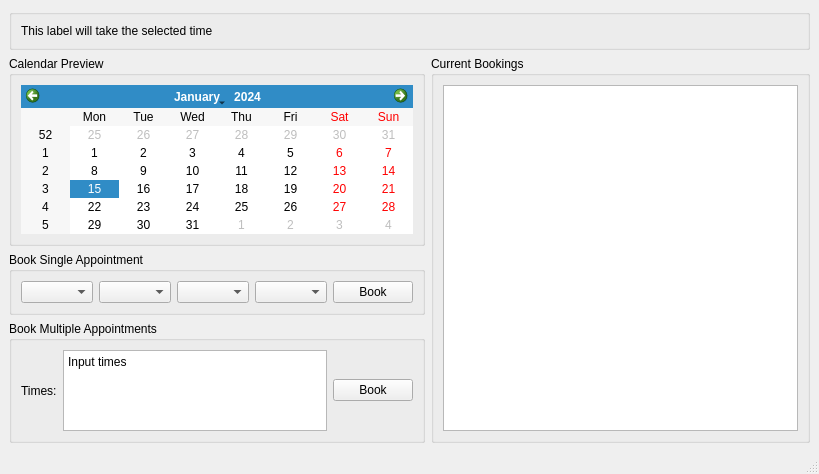
<?xml version="1.0" encoding="UTF-8"?>
<ui version="4.0">
 <class>MainWindow</class>
 <widget class="QMainWindow" name="MainWindow">
  <property name="geometry">
   <rect>
    <x>0</x>
    <y>0</y>
    <width>819</width>
    <height>474</height>
   </rect>
  </property>
  <property name="windowTitle">
   <string>MainWindow</string>
  </property>
  <widget class="QWidget" name="centralwidget">
   <layout class="QGridLayout" name="gridLayout">
    <item row="0" column="0" colspan="2">
     <widget class="QGroupBox" name="groupBox_2">
      <property name="title">
       <string/>
      </property>
      <layout class="QVBoxLayout" name="verticalLayout">
       <item>
        <widget class="QLabel" name="label">
         <property name="text">
          <string>This label will take the selected time</string>
         </property>
        </widget>
       </item>
      </layout>
     </widget>
    </item>
    <item row="2" column="0">
     <widget class="QGroupBox" name="groupBox_4">
      <property name="sizePolicy">
       <sizepolicy hsizetype="Expanding" vsizetype="Preferred">
        <horstretch>0</horstretch>
        <verstretch>0</verstretch>
       </sizepolicy>
      </property>
      <property name="title">
       <string>Book Single Appointment</string>
      </property>
      <layout class="QHBoxLayout" name="horizontalLayout_3">
       <item>
        <widget class="QComboBox" name="comboBox">
         <property name="sizePolicy">
          <sizepolicy hsizetype="Expanding" vsizetype="Expanding">
           <horstretch>0</horstretch>
           <verstretch>0</verstretch>
          </sizepolicy>
         </property>
        </widget>
       </item>
       <item>
        <widget class="QComboBox" name="comboBox_2">
         <property name="sizePolicy">
          <sizepolicy hsizetype="Expanding" vsizetype="Expanding">
           <horstretch>0</horstretch>
           <verstretch>0</verstretch>
          </sizepolicy>
         </property>
        </widget>
       </item>
       <item>
        <widget class="QComboBox" name="comboBox_3">
         <property name="sizePolicy">
          <sizepolicy hsizetype="Expanding" vsizetype="Expanding">
           <horstretch>0</horstretch>
           <verstretch>0</verstretch>
          </sizepolicy>
         </property>
        </widget>
       </item>
       <item>
        <widget class="QComboBox" name="comboBox_4">
         <property name="sizePolicy">
          <sizepolicy hsizetype="Expanding" vsizetype="Expanding">
           <horstretch>0</horstretch>
           <verstretch>0</verstretch>
          </sizepolicy>
         </property>
        </widget>
       </item>
       <item>
        <widget class="QPushButton" name="pushButton">
         <property name="sizePolicy">
          <sizepolicy hsizetype="Expanding" vsizetype="Expanding">
           <horstretch>0</horstretch>
           <verstretch>0</verstretch>
          </sizepolicy>
         </property>
         <property name="text">
          <string>Book</string>
         </property>
        </widget>
       </item>
      </layout>
     </widget>
    </item>
    <item row="1" column="1" rowspan="3">
     <widget class="QGroupBox" name="groupBox_3">
      <property name="title">
       <string>Current Bookings</string>
      </property>
      <layout class="QHBoxLayout" name="horizontalLayout_2">
       <item>
        <widget class="QListView" name="Bookings"/>
       </item>
      </layout>
     </widget>
    </item>
    <item row="1" column="0">
     <widget class="QGroupBox" name="groupBox">
      <property name="title">
       <string>Calendar Preview</string>
      </property>
      <layout class="QHBoxLayout" name="horizontalLayout">
       <item>
        <widget class="QCalendarWidget" name="calendarWidget">
         <property name="sizePolicy">
          <sizepolicy hsizetype="Expanding" vsizetype="Expanding">
           <horstretch>0</horstretch>
           <verstretch>0</verstretch>
          </sizepolicy>
         </property>
        </widget>
       </item>
      </layout>
     </widget>
    </item>
    <item row="3" column="0">
     <widget class="QGroupBox" name="groupBox_5">
      <property name="title">
       <string>Book Multiple Appointments</string>
      </property>
      <layout class="QHBoxLayout" name="horizontalLayout_4">
       <item>
        <widget class="QLabel" name="label_2">
         <property name="text">
          <string>Times:</string>
         </property>
        </widget>
       </item>
       <item>
        <widget class="QPlainTextEdit" name="plainTextEdit">
         <property name="plainText">
          <string>Input times</string>
         </property>
        </widget>
       </item>
       <item>
        <widget class="QPushButton" name="pushButton_2">
         <property name="text">
          <string>Book</string>
         </property>
        </widget>
       </item>
      </layout>
     </widget>
    </item>
   </layout>
  </widget>
  <widget class="QStatusBar" name="statusbar"/>
 </widget>
 <resources/>
 <connections/>
</ui>
